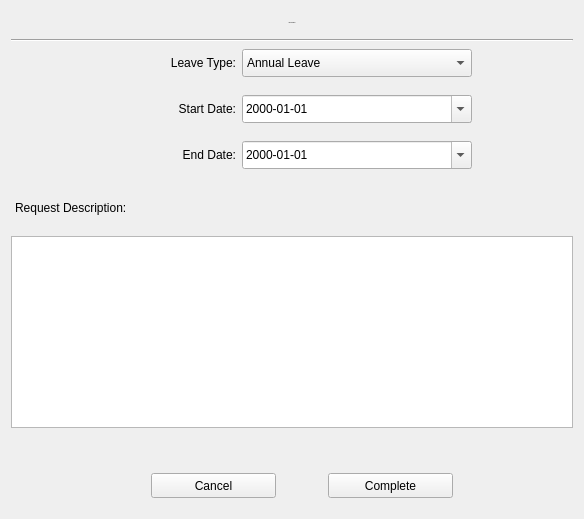
      <widget class="QWidget" name="page_leave_request">
       <layout class="QGridLayout" name="gridLayout_13">
        <item row="1" column="0" colspan="3">
         <widget class="Line" name="line_5">
          <property name="minimumSize">
           <size>
            <width>550</width>
            <height>3</height>
           </size>
          </property>
          <property name="orientation">
           <enum>Qt::Horizontal</enum>
          </property>
         </widget>
        </item>
        <item row="13" column="1">
         <spacer name="verticalSpacer_17">
          <property name="orientation">
           <enum>Qt::Vertical</enum>
          </property>
          <property name="sizeType">
           <enum>QSizePolicy::Fixed</enum>
          </property>
          <property name="sizeHint" stdset="0">
           <size>
            <width>20</width>
            <height>30</height>
           </size>
          </property>
         </spacer>
        </item>
        <item row="6" column="2">
         <spacer name="horizontalSpacer_50">
          <property name="orientation">
           <enum>Qt::Horizontal</enum>
          </property>
          <property name="sizeType">
           <enum>QSizePolicy::Maximum</enum>
          </property>
          <property name="sizeHint" stdset="0">
           <size>
            <width>95</width>
            <height>29</height>
           </size>
          </property>
         </spacer>
        </item>
        <item row="6" column="1">
         <layout class="QHBoxLayout" name="horizontalLayout_66">
          <item>
           <widget class="QLabel" name="lbl_leave_request_end_date_icon">
            <property name="minimumSize">
             <size>
              <width>30</width>
              <height>30</height>
             </size>
            </property>
            <property name="maximumSize">
             <size>
              <width>30</width>
              <height>30</height>
             </size>
            </property>
            <property name="text">
             <string/>
            </property>
            <property name="pixmap">
             <pixmap resource="../icons_source.qrc">:/newSource/icons/calendar.png</pixmap>
            </property>
            <property name="scaledContents">
             <bool>true</bool>
            </property>
           </widget>
          </item>
          <item>
           <widget class="QLabel" name="lbl_leave_request_end_date">
            <property name="minimumSize">
             <size>
              <width>98</width>
              <height>22</height>
             </size>
            </property>
            <property name="maximumSize">
             <size>
              <width>98</width>
              <height>22</height>
             </size>
            </property>
            <property name="text">
             <string>End Date:</string>
            </property>
            <property name="alignment">
             <set>Qt::AlignRight|Qt::AlignTrailing|Qt::AlignVCenter</set>
            </property>
           </widget>
          </item>
          <item>
           <widget class="QDateEdit" name="dateEdit_leave_request_end_date">
            <property name="minimumSize">
             <size>
              <width>0</width>
              <height>28</height>
             </size>
            </property>
            <property name="displayFormat">
             <string>yyyy-MM-dd</string>
            </property>
            <property name="calendarPopup">
             <bool>true</bool>
            </property>
           </widget>
          </item>
         </layout>
        </item>
        <item row="0" column="0" colspan="3">
         <widget class="QLabel" name="lbl_leave_request_header">
          <property name="minimumSize">
           <size>
            <width>558</width>
            <height>22</height>
           </size>
          </property>
          <property name="maximumSize">
           <size>
            <width>16777215</width>
            <height>22</height>
           </size>
          </property>
          <property name="font">
           <font>
            <family>Segoe Print</family>
            <pointsize>-1</pointsize>
            <weight>50</weight>
            <italic>false</italic>
            <bold>false</bold>
           </font>
          </property>
          <property name="text">
           <string>Leave Request</string>
          </property>
          <property name="alignment">
           <set>Qt::AlignCenter</set>
          </property>
         </widget>
        </item>
        <item row="4" column="2">
         <spacer name="horizontalSpacer_30">
          <property name="orientation">
           <enum>Qt::Horizontal</enum>
          </property>
          <property name="sizeType">
           <enum>QSizePolicy::Maximum</enum>
          </property>
          <property name="sizeHint" stdset="0">
           <size>
            <width>95</width>
            <height>29</height>
           </size>
          </property>
         </spacer>
        </item>
        <item row="2" column="1">
         <layout class="QHBoxLayout" name="horizontalLayout_43">
          <item>
           <widget class="QLabel" name="lbl_leave_request_leave_type_icon">
            <property name="minimumSize">
             <size>
              <width>30</width>
              <height>30</height>
             </size>
            </property>
            <property name="maximumSize">
             <size>
              <width>30</width>
              <height>30</height>
             </size>
            </property>
            <property name="text">
             <string/>
            </property>
            <property name="pixmap">
             <pixmap resource="../icons_source.qrc">:/newSource/icons/leave_type.png</pixmap>
            </property>
            <property name="scaledContents">
             <bool>true</bool>
            </property>
           </widget>
          </item>
          <item>
           <widget class="QLabel" name="lbl_leave_request_leave_type">
            <property name="minimumSize">
             <size>
              <width>98</width>
              <height>22</height>
             </size>
            </property>
            <property name="maximumSize">
             <size>
              <width>98</width>
              <height>22</height>
             </size>
            </property>
            <property name="text">
             <string>Leave Type:</string>
            </property>
            <property name="alignment">
             <set>Qt::AlignRight|Qt::AlignTrailing|Qt::AlignVCenter</set>
            </property>
           </widget>
          </item>
          <item>
           <widget class="QComboBox" name="comboBox_leave_request_leave_type">
            <property name="minimumSize">
             <size>
              <width>230</width>
              <height>28</height>
             </size>
            </property>
            <item>
             <property name="text">
              <string>Annual Leave</string>
             </property>
            </item>
            <item>
             <property name="text">
              <string>Health Leave</string>
             </property>
            </item>
            <item>
             <property name="text">
              <string>Unpaid Leave</string>
             </property>
            </item>
            <item>
             <property name="text">
              <string>Excuse Leave</string>
             </property>
            </item>
           </widget>
          </item>
         </layout>
        </item>
        <item row="2" column="2">
         <spacer name="horizontalSpacer_28">
          <property name="orientation">
           <enum>Qt::Horizontal</enum>
          </property>
          <property name="sizeType">
           <enum>QSizePolicy::Maximum</enum>
          </property>
          <property name="sizeHint" stdset="0">
           <size>
            <width>95</width>
            <height>29</height>
           </size>
          </property>
         </spacer>
        </item>
        <item row="4" column="0">
         <spacer name="horizontalSpacer_29">
          <property name="orientation">
           <enum>Qt::Horizontal</enum>
          </property>
          <property name="sizeType">
           <enum>QSizePolicy::Maximum</enum>
          </property>
          <property name="sizeHint" stdset="0">
           <size>
            <width>85</width>
            <height>29</height>
           </size>
          </property>
         </spacer>
        </item>
        <item row="5" column="1">
         <spacer name="verticalSpacer_19">
          <property name="orientation">
           <enum>Qt::Vertical</enum>
          </property>
          <property name="sizeType">
           <enum>QSizePolicy::Fixed</enum>
          </property>
          <property name="sizeHint" stdset="0">
           <size>
            <width>20</width>
            <height>10</height>
           </size>
          </property>
         </spacer>
        </item>
        <item row="11" column="1">
         <spacer name="verticalSpacer_16">
          <property name="orientation">
           <enum>Qt::Vertical</enum>
          </property>
          <property name="sizeType">
           <enum>QSizePolicy::Fixed</enum>
          </property>
          <property name="sizeHint" stdset="0">
           <size>
            <width>20</width>
            <height>10</height>
           </size>
          </property>
         </spacer>
        </item>
        <item row="4" column="1">
         <layout class="QHBoxLayout" name="horizontalLayout_44">
          <item>
           <widget class="QLabel" name="lbl_leave_request_start_date_icon">
            <property name="minimumSize">
             <size>
              <width>30</width>
              <height>30</height>
             </size>
            </property>
            <property name="maximumSize">
             <size>
              <width>30</width>
              <height>30</height>
             </size>
            </property>
            <property name="text">
             <string/>
            </property>
            <property name="pixmap">
             <pixmap resource="../icons_source.qrc">:/newSource/icons/calendar.png</pixmap>
            </property>
            <property name="scaledContents">
             <bool>true</bool>
            </property>
           </widget>
          </item>
          <item>
           <widget class="QLabel" name="lbl_leave_request_start_date">
            <property name="minimumSize">
             <size>
              <width>98</width>
              <height>22</height>
             </size>
            </property>
            <property name="maximumSize">
             <size>
              <width>98</width>
              <height>22</height>
             </size>
            </property>
            <property name="text">
             <string>Start Date:</string>
            </property>
            <property name="alignment">
             <set>Qt::AlignRight|Qt::AlignTrailing|Qt::AlignVCenter</set>
            </property>
           </widget>
          </item>
          <item>
           <widget class="QDateEdit" name="dateEdit_leave_request_start_date">
            <property name="minimumSize">
             <size>
              <width>0</width>
              <height>28</height>
             </size>
            </property>
            <property name="displayFormat">
             <string>yyyy-MM-dd</string>
            </property>
            <property name="calendarPopup">
             <bool>true</bool>
            </property>
           </widget>
          </item>
         </layout>
        </item>
        <item row="12" column="0" colspan="3">
         <widget class="QTextEdit" name="textEdit_leave_request_description">
          <property name="toolTip">
           <string>Explain your request details and reasons in a few sentences.</string>
          </property>
         </widget>
        </item>
        <item row="14" column="0" colspan="3">
         <widget class="QWidget" name="widget_leave_request_btn_container" native="true">
          <property name="minimumSize">
           <size>
            <width>558</width>
            <height>44</height>
           </size>
          </property>
          <property name="maximumSize">
           <size>
            <width>16777215</width>
            <height>45</height>
           </size>
          </property>
          <property name="styleSheet">
           <string notr="true">QPushButton[objectName=&quot;btn_leave_request_complete&quot;] {
	border: 2px solid #98FB98;
	background-color: #98FB98;
}

QPushButton[objectName=&quot;btn_leave_request_cancel&quot;] {
	border: 2px solid #808080;
	background-color: #808080;
	color: #f0f0f0;
}

QPushButton[objectName=&quot;btn_leave_request_complete&quot;]::hover {
	border: 2px solid #84E784;
	background-color: #84E784;
}

QPushButton[objectName=&quot;btn_leave_request_cancel&quot;]::hover{
	border: 2px solid #585858;
	background-color: #585858;
}

QPushButton[objectName=&quot;btn_leave_request_complete&quot;]::pressed {
	border: 2px solid #5CBF5C;
	background-color: #5CBF5C;
}

QPushButton[objectName=&quot;btn_leave_request_cancel&quot;]::pressed{
	border: 2px solid #444444;
	background-color: #444444;
}</string>
          </property>
          <layout class="QHBoxLayout" name="horizontalLayout_45">
           <item>
            <spacer name="horizontalSpacer_34">
             <property name="orientation">
              <enum>Qt::Horizontal</enum>
             </property>
             <property name="sizeHint" stdset="0">
              <size>
               <width>131</width>
               <height>20</height>
              </size>
             </property>
            </spacer>
           </item>
           <item>
            <widget class="QPushButton" name="btn_leave_request_cancel">
             <property name="minimumSize">
              <size>
               <width>125</width>
               <height>25</height>
              </size>
             </property>
             <property name="maximumSize">
              <size>
               <width>16777215</width>
               <height>25</height>
              </size>
             </property>
             <property name="cursor">
              <cursorShape>PointingHandCursor</cursorShape>
             </property>
             <property name="text">
              <string>Cancel</string>
             </property>
             <property name="icon">
              <iconset resource="../icons_source.qrc">
               <normaloff>:/newSource/icons/cancel.png</normaloff>:/newSource/icons/cancel.png</iconset>
             </property>
            </widget>
           </item>
           <item>
            <spacer name="horizontalSpacer_35">
             <property name="orientation">
              <enum>Qt::Horizontal</enum>
             </property>
             <property name="sizeHint" stdset="0">
              <size>
               <width>15</width>
               <height>20</height>
              </size>
             </property>
            </spacer>
           </item>
           <item>
            <widget class="QPushButton" name="btn_leave_request_complete">
             <property name="minimumSize">
              <size>
               <width>125</width>
               <height>25</height>
              </size>
             </property>
             <property name="maximumSize">
              <size>
               <width>16777215</width>
               <height>25</height>
              </size>
             </property>
             <property name="cursor">
              <cursorShape>PointingHandCursor</cursorShape>
             </property>
             <property name="text">
              <string>Complete</string>
             </property>
             <property name="icon">
              <iconset resource="../icons_source.qrc">
               <normaloff>:/newSource/icons/complete.png</normaloff>:/newSource/icons/complete.png</iconset>
             </property>
            </widget>
           </item>
           <item>
            <spacer name="horizontalSpacer_36">
             <property name="orientation">
              <enum>Qt::Horizontal</enum>
             </property>
             <property name="sizeHint" stdset="0">
              <size>
               <width>111</width>
               <height>20</height>
              </size>
             </property>
            </spacer>
           </item>
          </layout>
         </widget>
        </item>
        <item row="6" column="0">
         <spacer name="horizontalSpacer_51">
          <property name="orientation">
           <enum>Qt::Horizontal</enum>
          </property>
          <property name="sizeType">
           <enum>QSizePolicy::Maximum</enum>
          </property>
          <property name="sizeHint" stdset="0">
           <size>
            <width>85</width>
            <height>29</height>
           </size>
          </property>
         </spacer>
        </item>
        <item row="10" column="0" colspan="3">
         <widget class="QLabel" name="lbl_leave_request_description">
          <property name="minimumSize">
           <size>
            <width>0</width>
            <height>24</height>
           </size>
          </property>
          <property name="text">
           <string>Request Description:</string>
          </property>
          <property name="indent">
           <number>4</number>
          </property>
         </widget>
        </item>
        <item row="2" column="0">
         <spacer name="horizontalSpacer_24">
          <property name="orientation">
           <enum>Qt::Horizontal</enum>
          </property>
          <property name="sizeType">
           <enum>QSizePolicy::Maximum</enum>
          </property>
          <property name="sizeHint" stdset="0">
           <size>
            <width>85</width>
            <height>29</height>
           </size>
          </property>
         </spacer>
        </item>
        <item row="9" column="1">
         <spacer name="verticalSpacer_15">
          <property name="orientation">
           <enum>Qt::Vertical</enum>
          </property>
          <property name="sizeType">
           <enum>QSizePolicy::Fixed</enum>
          </property>
          <property name="sizeHint" stdset="0">
           <size>
            <width>20</width>
            <height>20</height>
           </size>
          </property>
         </spacer>
        </item>
        <item row="3" column="1">
         <spacer name="verticalSpacer_18">
          <property name="orientation">
           <enum>Qt::Vertical</enum>
          </property>
          <property name="sizeType">
           <enum>QSizePolicy::Fixed</enum>
          </property>
          <property name="sizeHint" stdset="0">
           <size>
            <width>20</width>
            <height>10</height>
           </size>
          </property>
         </spacer>
        </item>
       </layout>
      </widget>
